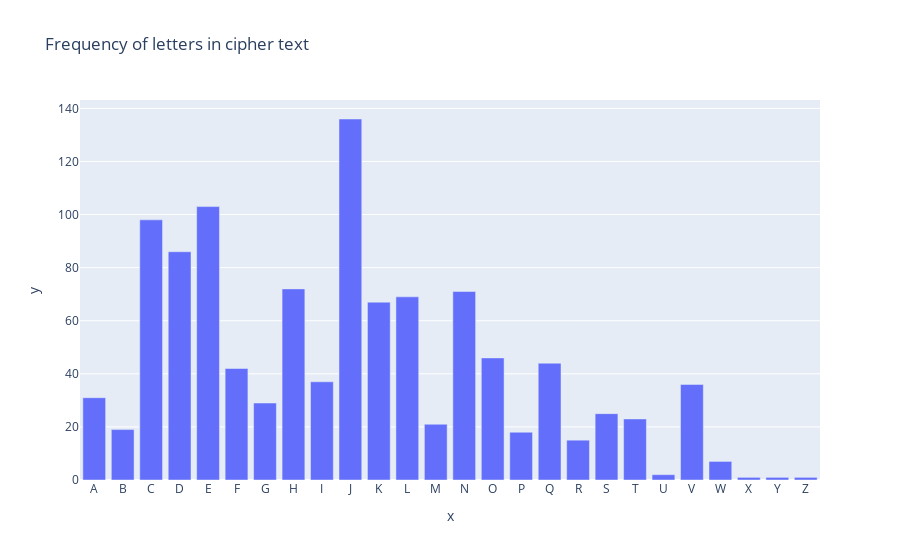

Notebook source saved alongside this figure:
### Code cell
fig = px.bar(x=sorted(list(freq.keys())), y=list(freq.values()), title="Frequency of letters in cipher text")
fig.show()

### Figure 1 — Plotly figure (JSON) as saved in the notebook; plotly's stock layout.template omitted (floating-point values rounded to 4 significant figures)
{"data": [{"alignmentgroup": "True", "hovertemplate": "x=%{x}<br>y=%{y}<extra></extra>", "legendgroup": "", "marker": {"color": "#636efa", "pattern": {"shape": ""}}, "name": "", "offsetgroup": "", "orientation": "v", "showlegend": false, "textposition": "auto", "type": "bar", "x": ["A", "B", "C", "D", "E", "F", "G", "H", "I", "J", "K", "L", "M", "N", "O", "P", "Q", "R", "S", "T", "U", "V", "W", "X", "Y", "Z"], "xaxis": "x", "y": [31, 19, 98, 86, 103, 42, 29, 72, 37, 136, 67, 69, 21, 71, 46, 18, 44, 15, 25, 23, 2, 36, 7, 1, 1, 1], "yaxis": "y"}], "layout": {"barmode": "relative", "legend": {"tracegroupgap": 0}, "title": {"text": "Frequency of letters in cipher text"}, "xaxis": {"anchor": "y", "domain": [0, 1], "title": {"text": "x"}}, "yaxis": {"anchor": "x", "domain": [0, 1], "title": {"text": "y"}}}}
